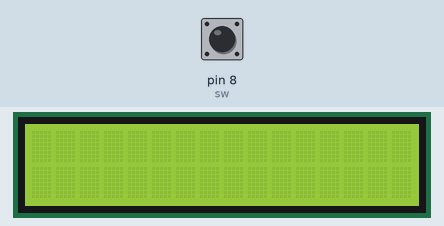
The program below on a simulated Raspberry Pi (header pin numbers). Shown: 16×2 character LCD. The test bench sets the inputs (shaded band); at power-on: pin 8 (sw) HIGH. The clock reads 2024-03-15 10:24:30 at power-on unless the program sets it; sending an e-mail succeeds after 1 s; what the program prints to the terminal is not drawn.

Above: at 1.3 s.
1.4 s: pin 8 (sw) pulled LOW for 0.6 s
At 2.7 s:
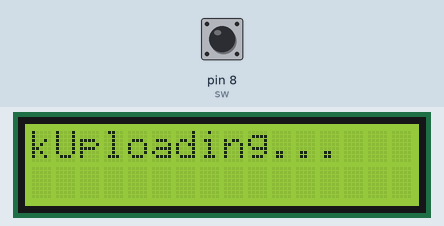
5.0 s: pin 8 (sw) pulled LOW for 1 s
At 5.5 s:
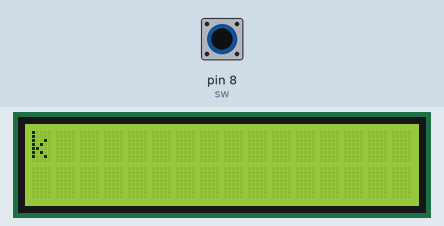
8.8 s: pin 8 (sw) pulled LOW for 3.2 s
At 11.25 s:
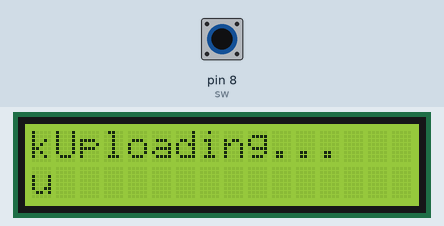
Timing chart, 0 to 12.8 s (numbered marks = the images above; inputs shaded):
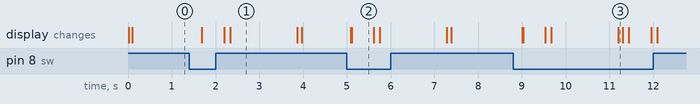

The program:

send_mail.py
```python
import RPi.GPIO as GPIO
import time

import smtplib

#Email Variables
SMTP_SERVER = 'smtp.gmail.com' #Email Server (don't change!)
SMTP_PORT = 587 #Server Port (don't change!)
GMAIL_USERNAME = 'ymtstraining2020@gmail.com' #change this to match your gmail account
GMAIL_PASSWORD = 'Ymts@Takeoff'  #change this to match your gmail password


#GPIO.cleanup()
LED=16
ir=18
sw=8
gas=22

rs=38
en=40


d4=29
d5=31
d6=33
d7=35

#GPIO.setmode(GPIO.BCM)
GPIO.setwarnings(False)
GPIO.setmode(GPIO.BOARD)
GPIO.setup(sw, GPIO.IN,GPIO.PUD_UP)

GPIO.setup(d4, GPIO.OUT)
GPIO.setup(d5, GPIO.OUT)
GPIO.setup(d6, GPIO.OUT)
GPIO.setup(d7, GPIO.OUT)
GPIO.setup(rs, GPIO.OUT)
GPIO.setup(en, GPIO.OUT)

def lcd_cmd(cmd):
    #cmd=ord(cmd)
    #print(cmd)
    GPIO.output(rs, GPIO.LOW)


    GPIO.output(d4, GPIO.LOW)
    GPIO.output(d5, GPIO.LOW)
    GPIO.output(d6, GPIO.LOW)
    GPIO.output(d7, GPIO.LOW)


    if(cmd & 0x10==0x10):
       GPIO.output(d4, GPIO.HIGH)
    if(cmd & 0x20==0x20):
       GPIO.output(d5, GPIO.HIGH)
    if(cmd & 0x40==0x40):
        GPIO.output(d6, GPIO.HIGH)
    if(cmd & 0x80==0x80):
        GPIO.output(d7, GPIO.HIGH)

    time.sleep(0.005)
    GPIO.output(en, GPIO.LOW)
    time.sleep(0.005)
    GPIO.output(en, GPIO.HIGH)
    time.sleep(0.005)

    GPIO.output(d4, GPIO.LOW)
    GPIO.output(d5, GPIO.LOW)
    GPIO.output(d6, GPIO.LOW)
    GPIO.output(d7, GPIO.LOW)


    if(cmd & 0x01==0x01):
       GPIO.output(d4, GPIO.HIGH)
    if(cmd & 0x02==0x02):
       GPIO.output(d5, GPIO.HIGH)
    if(cmd & 0x04==0x04):
        GPIO.output(d6, GPIO.HIGH)
    if(cmd & 0x08==0x08):
        GPIO.output(d7, GPIO.HIGH)

    time.sleep(0.005)
    GPIO.output(en, GPIO.LOW)
    time.sleep(0.005)

    GPIO.output(en, GPIO.HIGH)
    time.sleep(0.0005)


def lcd_data(cmd):
    cmd=ord(cmd)
    #print(cmd)
    GPIO.output(rs, GPIO.HIGH)

    GPIO.output(d4, GPIO.LOW)
    GPIO.output(d5, GPIO.LOW)
    GPIO.output(d6, GPIO.LOW)
    GPIO.output(d7, GPIO.LOW)


    if(cmd & 0x10==0x10):
       GPIO.output(d4, GPIO.HIGH)
    if(cmd & 0x20==0x20):
       GPIO.output(d5, GPIO.HIGH)
    if(cmd & 0x40==0x40):
        GPIO.output(d6, GPIO.HIGH)
    if(cmd & 0x80==0x80):
        GPIO.output(d7, GPIO.HIGH)

    time.sleep(0.0005)
    GPIO.output(en, GPIO.LOW)
    time.sleep(0.0005)

    GPIO.output(en, GPIO.HIGH)
    time.sleep(0.0005)

    GPIO.output(d4, GPIO.LOW)
    GPIO.output(d5, GPIO.LOW)
    GPIO.output(d6, GPIO.LOW)
    GPIO.output(d7, GPIO.LOW)


    if(cmd & 0x01==0x01):
       GPIO.output(d4, GPIO.HIGH)
    if(cmd & 0x02==0x02):
       GPIO.output(d5, GPIO.HIGH)
    if(cmd & 0x04==0x04):
        GPIO.output(d6, GPIO.HIGH)
    if(cmd & 0x08==0x08):
        GPIO.output(d7, GPIO.HIGH)

    time.sleep(0.005)
    GPIO.output(en, GPIO.LOW)
    time.sleep(0.005)

    GPIO.output(en, GPIO.HIGH)
    time.sleep(0.0005)


def lcd_ini():
##  lcd_cmd(0x30)
##  lcd_cmd(0x30)
##  lcd_cmd(0x30)
##  lcd_cmd(0x33)
  #lcd_cmd(0x38)
##  lcd_cmd(0x06)
  #lcd_cmd(0x0C)
  #lcd_cmd(0x01)

  lcd_cmd(0x33)
  lcd_cmd(0x32)
  lcd_cmd(0x06)
  lcd_cmd(0x0C)
  lcd_cmd(0x28)
  lcd_cmd(0x01)
  time.sleep(0.0005)


def lcd_string(c):
      l=len(c)
      print(c)

      for i in range(l):
          lcd_data(c[i])


class Emailer:
    def sendmail(self, recipient, subject, content):

        #Create Headers
        headers = ["From: " + GMAIL_USERNAME, "Subject: " + subject, "To: " + recipient,
                   "MIME-Version: 1.0", "Content-Type: text/html"]
        headers = "\r\n".join(headers)

        #Connect to Gmail Server
        session = smtplib.SMTP(SMTP_SERVER, SMTP_PORT)
        session.ehlo()
        session.starttls()
        session.ehlo()

        #Login to Gmail
        session.login(GMAIL_USERNAME, GMAIL_PASSWORD)

        #Send Email & Exit
        session.sendmail(GMAIL_USERNAME, recipient, headers + "\r\n\r\n" + content)
        session.quit

sender = Emailer()


lcd_ini()
# Infinite loop
while True:

    sw_val=GPIO.input(sw)


    if sw_val==0:
        lcd_cmd(0x01)
        lcd_data('k')
        time.sleep(0.5)
        print('k')
        lcd_string("Uploading...")

        time.sleep(0.5)
        sendTo = 'shamlitajne96@gmail.com'
        emailSubject = "Button Press Detected!"
        emailContent = "The button has been pressed at: " + time.ctime()
        sender.sendmail(sendTo, emailSubject, emailContent)
        print("Email Sent")
        lcd_cmd(0xc0)
        lcd_string("uploaded.")

        time.sleep(0.1)
    else:
        print('s')
        time.sleep(0.5)
```

Measured:
- after the input at 1.4 s, the display: first changes after 0.29 s (image 1 shows a later state)
- after the input at 5.0 s, the display: first changes after 0.09 s (image 2 shows a later state)
- after the input at 8.8 s, the display: first changes after 0.21 s (image 3 shows a later state)
- what the display in image 1 shows lasts 1.6 s, from 2.3 s to 3.9 s
- what the display in image 2 shows lasts 0.5 s, from 5.1 s to 5.6 s
